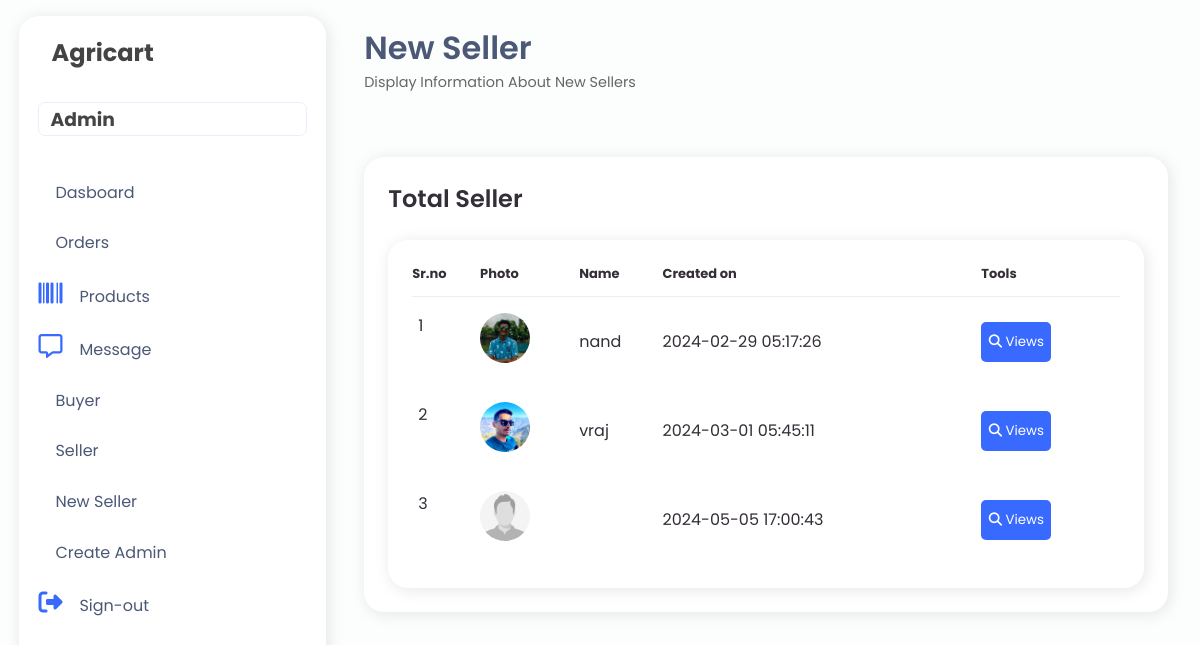
The page /admin/new_seller.php (signed in) on the database its author committed.
### tables this page shows
CREATE TABLE `seller_details` (
  `seller_id` int(20) NOT NULL,
  `first_name` char(50) NOT NULL,
  `last_name` char(50) NOT NULL,
  `photo` varchar(255) NOT NULL,
  `email` varchar(50) NOT NULL,
  `password` varchar(100) NOT NULL,
  `contact_no` int(15) NOT NULL,
  `government_id` varchar(100) NOT NULL,
  `gst_no` int(100) NOT NULL,
  `status` int(3) NOT NULL,
  `created_on` datetime NOT NULL,
  `otp` int(7) NOT NULL,
  `verify` int(255) NOT NULL
);

### admin/new_seller.php (the view, shortened to what this page needs)
<?php
include ("../database/connection.php");
$query = "SELECT * FROM seller_details WHERE verify = 0";
$result = mysqli_query($conn, $query);
?>
<!DOCTYPE html>
<html lang="en">
<head>
    <link rel="stylesheet" href="https://maxst.icons8.com/vue-static/landings/line-awesome/line-awesome/1.3.0/css/line-awesome.min.css">
    <link rel="stylesheet" href="admin.css">
</head>
<body>
    <?php include ("navbar.php"); ?>
    <div class="main-content">
        <header>
            <div class="header-title-wrapper">
                <div class="header-title">
                    <h1>
                        New Seller
                    </h1>
                    <p>
                        Display Information About New Sellers<span class="las la-chart-lin"></span>
                    </p>
                </div>
            </div>
        </header>
        <main>
            <div class="table-data">
                <div class="order">
                <div class="head">
            <h3>Total Seller</h3>
        </div>
                    <section>
                        <div class="table-data">
                            <div class="order">
                                <table id="table">
                                    <thead>
                                        <tr>
                                            <th>Sr.no</th>
                                            <th>Photo</th>
                                            <th>Name</th>
                                            <th>Created on</th>
                                            <th>Tools</th>
                                        </tr>
                                    </thead>
                                    <tbody>
                                        <?php
                                        $counter = 1;
                                        if (mysqli_num_rows($result) > 0) {
                                            while($row = mysqli_fetch_assoc($result)){
                                        ?>
                                                <tr>
                                                <td><?php echo $counter++;?></td>
                                                    <td>
                                                        <?php
                                                        $image = empty($row['photo']) ? '../images/profile.jpg' : '../images/' . $row['photo'];
                                                        echo "<div class='image-container' id='imageContainer_" . $row['seller_id'] . "'><img src='$image' alt='Seller Photo' onclick='enlargeImage(this)' style='width: 50px; height: 50px; border-radius: 50%;'></div>";
                                                        ?>
                                                    </td>
                                                    <td><?php echo $row['first_name']; ?></td>
                                                    <td><?php echo $row['created_on']; ?></td>
                                                    <td>
                                                        <button onclick="openPopup(<?php echo $row['seller_id']; ?>)"><i class="fa-solid fa-magnifying-glass"></i> Views</button>
                                                    </td>
                                                </tr>
                                        <?php
                                            }
                                        }
                                       ?>
                                    </tbody>
                                </table>
                            </div>
                        </div>
                    </section>
                </div>
            </div>
        </main>
    </div>
</body>
</html>

### admin/admin.css (style rules this page uses)
:root { --color-main: #396aff; --bg2: #dce5ff; --bg: #fbfefd; --main-accent: #e9eefd; --main-text: #4b5876; --shadow: rgba(17, 17, 26, 0.1) 2px 2px 16px; --light: #F9F9F9; --blue: #3C91E6; --light-blue: #CFE8FF; --grey: #eee; --dark-grey: #AAAAAA; --dark: #342E37; --red: #DB504A; --yellow: #FFCE26; --light-yellow: #FFF2C6; --orange: #FD7238; --light-orange: #FFE0D3; }
* { padding: 0; margin: 0; text-decoration: none; font-family: 'Poppins', sans-serif; list-style-type: none; box-sizing: border-box; }
body { background: var(--bg); overflow-x: hidden; }
img { width: 100%; height: auto; }
.main-content { margin-left: 345px; width: calc(100vw - 345px); padding: 1rem 1.2rem; padding-right: 2rem; transition: margin-left 300ms; }
header { display: flex; justify-content: space-between; padding-top: .5rem; }
.header-title-wrapper { display: flex; }
.header-title h1 { color: var(--main-text); font-weight: 600; }
.header-title p { color: #666; font-size: .9rem; }
main { padding-top: 2.5rem; padding-bottom: 2.5rem; }
.table-data { display: flex; flex-wrap: wrap; grid-gap: 24px; margin-top: 24px; width: 100%; color: var(--dark); }
.table-data > div { border-radius: 20px; background: #fff; padding: 24px; overflow-x: auto; box-shadow: var(--shadow); }
.table-data .head { display: flex; align-items: center; grid-gap: 16px; margin-bottom: 24px; }
.table-data .head h3 { margin-right: auto; font-size: 24px; font-weight: 600; }
.table-data .order { flex-grow: 1; flex-basis: 500px; }
.table-data .order table { width: 100%; border-collapse: collapse; }
.table-data .order table th { padding-bottom: 12px; font-size: 13px; text-align: left; border-bottom: 1px solid var(--grey); }
.table-data .order table td { padding: 16px 0; }
.table-data .order table tr td:first-child { display: flex; align-items: center; grid-gap: 12px; padding-left: 6px; }
.table-data .order table td img { width: 36px; height: 36px; border-radius: 50%; object-fit: cover; }
button { background-color: #396aff; color: #fff; border: none; border-radius: 5px; cursor: pointer; height: 30px; width: 40px; }
#table button { background-color: #396aff; color: #fff; padding: 10px 6px; border: none; border-radius: 5px; cursor: pointer; height: 40px; width: 70px; }

### rows shown on the page
seller_details: photo (picture), first_name "nand", created_on "2024-02-29 05:17:26"
seller_details: photo (picture), first_name "vraj", created_on "2024-03-01 05:45:11"
seller_details: shows a picture, created_on "2024-05-05 17:00:43"
